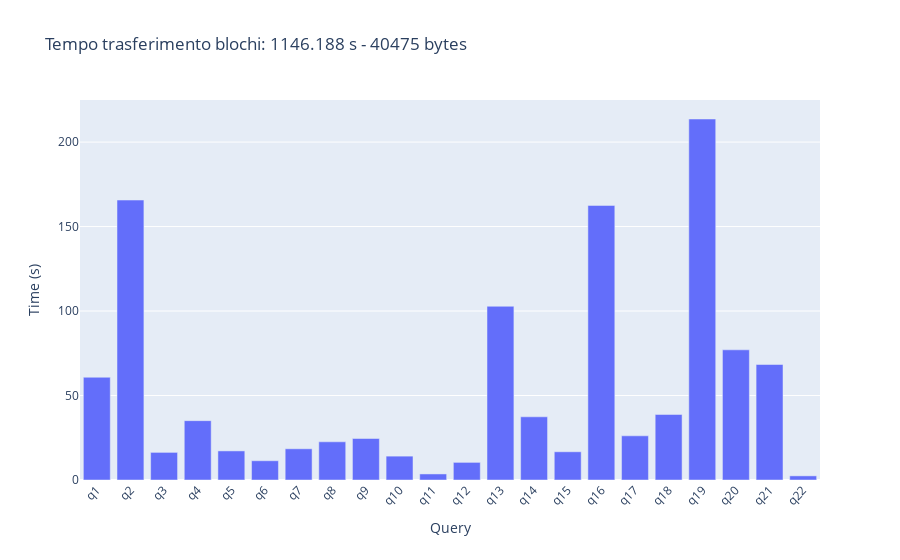

The code cell stored with this chart in its notebook:
### Code cell
fig = go.Figure()
fig.add_trace(go.Bar(x=mean_time.index, y=mean_time["transferred_time"], name='Original Solution'))
fig.update_layout(barmode='group', xaxis_tickangle=-45, title='Tempo trasferimento blochi: ' + str(transfer_time) + " s - " + str(transfer_bytes) + " bytes", xaxis_title='Query', yaxis_title='Time (s)')
fig.show()

### Figure 1 — Plotly figure (JSON) as saved in the notebook; plotly's stock layout.template omitted (floating-point values rounded to 4 significant figures)
{"data": [{"name": "Original Solution", "type": "bar", "x": ["q1", "q2", "q3", "q4", "q5", "q6", "q7", "q8", "q9", "q10", "q11", "q12", "q13", "q14", "q15", "q16", "q17", "q18", "q19", "q20", "q21", "q22"], "y": [60.81, 165.7, 16.34, 35.11, 17.21, 11.4, 18.47, 22.6, 24.56, 14.12, 3.581, 10.43, 102.8, 37.4, 16.7, 162.5, 26.15, 38.78, 213.7, 77.05, 68.36, 2.449]}], "layout": {"barmode": "group", "title": {"text": "Tempo trasferimento blochi: 1146.188 s - 40475 bytes"}, "xaxis": {"tickangle": -45, "title": {"text": "Query"}}, "yaxis": {"title": {"text": "Time (s)"}}}}
